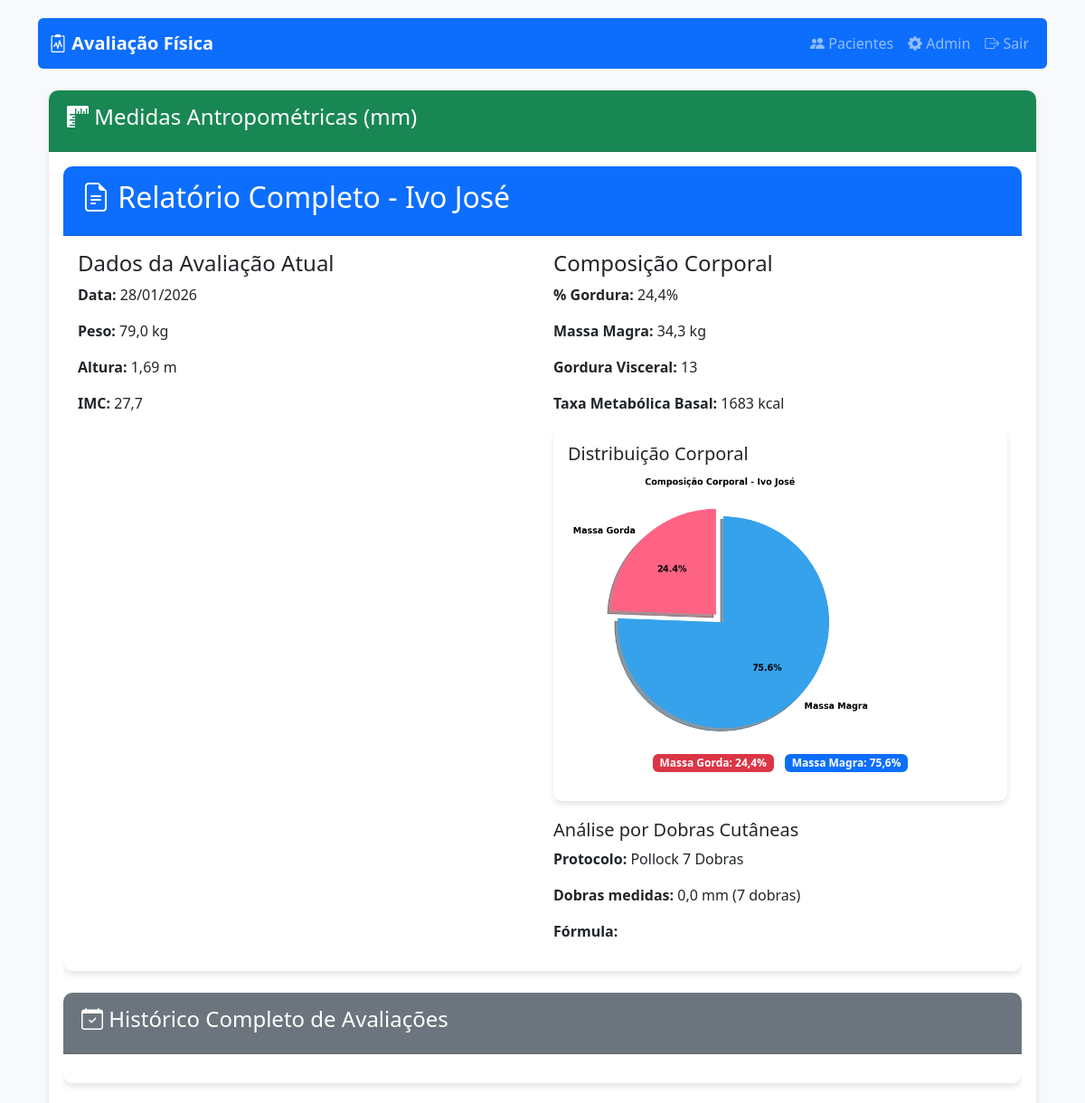
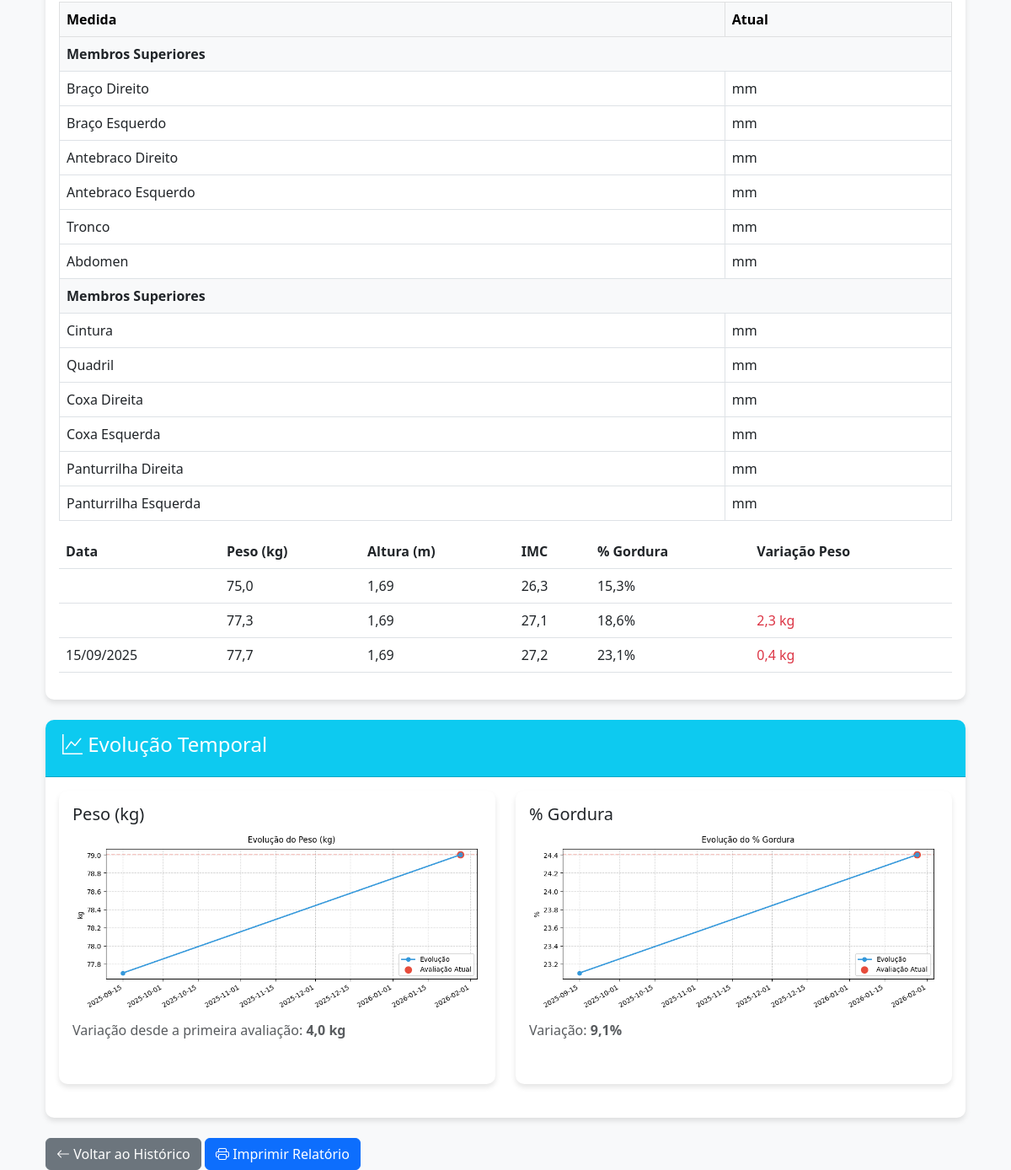
The page /avaliacoes/35/relatorio/ (signed in) on the database its author committed (2 pictures, top to bottom).
### avaliacao/models.py (models this page shows, shortened)
class Paciente(models.Model):
    SEXO_CHOICES = [('M', 'Masculino'), ('F', 'Feminino')]
    nome = models.CharField(max_length=100)
    sexo = models.CharField(max_length=1, choices=SEXO_CHOICES)
    data_nascimento = models.DateField()
    telefone = models.CharField(max_length=15, blank=True)
    email = models.EmailField(blank=True)
    observacoes = models.TextField(blank=True)

class Avaliacao(models.Model):
    PROTOCOLOS = [
        ('POLLOCK_7', 'Pollock 7 Dobras'),
        ('FALKNER_4', 'Falkner 4 Dobras'),
    ]
    protocolo = models.CharField(
        max_length=10,
        choices=PROTOCOLOS,
        default='POLLOCK_7'
    )
    paciente = models.ForeignKey(Paciente, on_delete=models.CASCADE, related_name='avaliacoes')
    data_avaliacao = models.DateField()  # Removido o 'default' (agora será obrigatório preencher)
    altura = models.FloatField(help_text="Altura em metros")
    peso = models.FloatField(help_text="Peso em kg")
    percentual_gordura = models.FloatField(verbose_name="% Gordura")
    massa_magra = models.FloatField()
    gordura_visceral = models.IntegerField()
    tmb = models.IntegerField(verbose_name="Taxa Metabólica Basal")
    idade_metabolica = models.IntegerField()
    observacoes = models.TextField(blank=True)
    torax = models.FloatField('Tórax', null=True, blank=True)
    triceps = models.FloatField('Tríceps', null=True, blank=True)
    abdominal = models.FloatField('Abdominal', null=True, blank=True)
    coxa = models.FloatField('Coxa', null=True, blank=True)
    axilar_media = models.FloatField('Axilar Média', null=True, blank=True)
    subescapular = models.FloatField('Subescapular', null=True, blank=True)
    suprailiaca = models.FloatField('Supra-ilíaca', null=True, blank=True)
    braco_direito = models.FloatField('Braço Direito (mm)', null=True, blank=True)
    braco_esquerdo = models.FloatField('Braço Esquerdo (mm)', null=True, blank=True)
    antebraco_direito = models.FloatField('Antebraço Direito (mm)', null=True, blank=True)
    antebraco_esquerdo = models.FloatField('Antebraço Esquerdo (mm)', null=True, blank=True)
    cintura = models.FloatField('Cintura (mm)', null=True, blank=True)
    quadril = models.FloatField('Quadril (mm)', null=True, blank=True)
    tronco = models.FloatField('Tronco (mm)', null=True, blank=True)
    abdomen = models.FloatField('Abdômen (mm)', null=True, blank=True)
    coxa_direita = models.FloatField('Coxa Direita (mm)', null=True, blank=True)
    coxa_esquerda = models.FloatField('Coxa Esquerda (mm)', null=True, blank=True)
    panturrilha_direita = models.FloatField('Panturrilha Direita (mm)', null=True, blank=True)
    panturrilha_esquerda = models.FloatField('Panturrilha Esquerda (mm)', null=True, blank=True)
    @property
    def soma_7_dobras(self):
        return sum([
            self.torax or 0,
            self.triceps or 0,
            self.abdominal or 0,
            self.coxa or 0,
            self.axilar_media or 0,
            self.subescapular or 0,
            self.suprailiaca or 0
        ])
    class Meta:
        ordering = ['-data_avaliacao']
    @property
    def imc(self):
        return self.peso / (self.altura ** 2)

### avaliacao/views.py (the view)
# urls.py: path('avaliacoes/<int:pk>/relatorio/', views.relatorio_completo, name='relatorio_completo'),
@login_required
def relatorio_completo(request, pk):
    avaliacao_atual = get_object_or_404(Avaliacao, pk=pk)
    paciente = avaliacao_atual.paciente
    todas_avaliacoes = Avaliacao.objects.filter(paciente=paciente).order_by('data_avaliacao')
    if avaliacao_atual not in todas_avaliacoes:
        todas_avaliacoes = list(todas_avaliacoes) + [avaliacao_atual]
        todas_avaliacoes.sort(key=lambda x: x.data_avaliacao)
    graficos = {}
    if todas_avaliacoes.count() > 1:
        graficos['peso'] = gerar_grafico(
            todas_avaliacoes,
            'data_avaliacao',
            'peso',
            'Evolução do Peso (kg)',
            'kg',
            destaque=avaliacao_atual.data_avaliacao
        )
        graficos['gordura'] = gerar_grafico(
            todas_avaliacoes,
            'data_avaliacao',
            'percentual_gordura',
            'Evolução do % Gordura',
            '%',
            destaque=avaliacao_atual.data_avaliacao
        )
        graficos['imc'] = gerar_grafico(
            todas_avaliacoes,
            'data_avaliacao',
            'imc',
            'Evolução do IMC',
            '',
            destaque=avaliacao_atual.data_avaliacao
        )
        graficos['composicao'] = gerar_grafico_pizza(
            massa_gorda=avaliacao_atual.percentual_gordura,
            massa_magra=100 - avaliacao_atual.percentual_gordura,  # Calcula % massa magra
            titulo=f"Composição Corporal - {paciente.nome}"
        )
        medidas_padrao = ['cintura', 'quadril', 'braco_direito']
        graficos['medidas'] = gerar_grafico_medidas(todas_avaliacoes, medidas_padrao)
    return render(request, 'avaliacao/relatorio_completo.html', {
        'avaliacao': avaliacao_atual,
        'paciente': paciente,
        'graficos': graficos,
        'tem_historico': todas_avaliacoes.count() > 1,
        'avaliacoes_anteriores': todas_avaliacoes.exclude(pk=avaliacao_atual.pk),
        'titulo': f'Relatório - {paciente.nome}'
    })

### avaliacao/templates/avaliacao/relatorio_completo.html (shortened to what this page needs)
{% extends 'avaliacao/base.html' %}
{% load custom_filters %}
{% block content %}
<div class="container mt-4">
    <div class="card mb-4">
        <div class="card-header bg-success text-white">
            <h4><i class="bi bi-rulers"></i> Medidas Antropométricas (mm)</h4>
        </div>
        <div class="card-body">
            <div class="table-responsive">
                <table class="table table-bordered">
                    <thead class="table-light">
                        <tr>
                            <th>Medida</th>
                            <th>Atual</th>
                        </tr>
                    </thead>
                    <tbody>
                        <tr class="table-group-divider">
                            <td colspan="{% if ultima_avaliacao %}4{% else %}2{% endif %}" class="fw-bold bg-light">Membros Superiores</td>
                        </tr>
                        <tr>
                            <td>Braço Direito</td>
                            <td>{{ avaliacao.braco_direito|default:"-"|floatformat:1 }} mm</td>
                        </tr>
                        <tr>
                            <td>Braço Esquerdo</td>
                            <td>{{ avaliacao.braco_esquerdo|default:"-"|floatformat:1 }} mm</td>
                        </tr>
                        <tr>
                            <td>Antebraco Direito</td>
                            <td>{{ avaliacao.antebraco_direito|default:"-"|floatformat:1 }} mm</td>
                        </tr>
                        <tr>
                            <td>Antebraco Esquerdo</td>
                            <td>{{ avaliacao.antebraco_esquerdo|default:"-"|floatformat:1 }} mm</td>
                        </tr>
                        <tr>
                            <td>Tronco</td>
                            <td>{{ avaliacao.tronco|default:"-"|floatformat:1 }} mm</td>
                        </tr>
                        <tr>
                            <td>Abdomen</td>
                            <td>{{ avaliacao.abdomen|default:"-"|floatformat:1 }} mm</td>
                        </tr>
                        <tr class="table-group-divider">
                            <td colspan="{% if ultima_avaliacao %}4{% else %}2{% endif %}" class="fw-bold bg-light">Membros Superiores</td>
                        </tr>
                        <tr>
                            <td>Cintura</td>
                            <td>{{ avaliacao.cintura|default:"-"|floatformat:1 }} mm</td>
                        </tr>
                        <tr>
                            <td>Quadril</td>
                            <td>{{ avaliacao.quadril|default:"-"|floatformat:1 }} mm</td>
                        </tr>
                        <tr>
                            <td>Coxa Direita</td>
                            <td>{{ avaliacao.coxa_direita|default:"-"|floatformat:1 }} mm</td>
                        </tr>
                        <tr>
                            <td>Coxa Esquerda</td>
                            <td>{{ avaliacao.coxa_esquerda|default:"-"|floatformat:1 }} mm</td>
                        </tr>
                        <tr>
                            <td>Panturrilha Direita</td>
                            <td>{{ avaliacao.panturrilha_direita|default:"-"|floatformat:1 }} mm</td>
                        </tr>
                        <tr>
                            <td>Panturrilha Esquerda</td>
                            <td>{{ avaliacao.panturrilha_esquerda|default:"-"|floatformat:1 }} mm</td>
                        </tr>
    <div class="card mb-4">
        <div class="card-header bg-primary text-white">
            <h2>
                <i class="bi bi-file-earmark-text"></i>
                Relatório Completo - {{ paciente.nome }}
            </h2>
        </div>
        <div class="card-body">
            <div class="row">
                <div class="col-md-6">
                    <h4>Dados da Avaliação Atual</h4>
                    <p><strong>Data:</strong> {{ avaliacao.data_avaliacao|date:"d/m/Y" }}</p>
                    <p><strong>Peso:</strong> {{ avaliacao.peso }} kg</p>
                    <p><strong>Altura:</strong> {{ avaliacao.altura }} m</p>
                    <p><strong>IMC:</strong> {{ avaliacao.imc|floatformat:1 }}</p>
                </div>
                <div class="col-md-6">
                    <h4>Composição Corporal</h4>
                    <p><strong>% Gordura:</strong> {{ avaliacao.percentual_gordura }}%</p>
                    <p><strong>Massa Magra:</strong> {{ avaliacao.massa_magra }} kg</p>
                    <p><strong>Gordura Visceral:</strong> {{ avaliacao.gordura_visceral }}</p>
                    <p><strong>Taxa Metabólica Basal:</strong> {{ avaliacao.tmb }} kcal</p>
                    {% if graficos.composicao %}
                    <div class="mt-3">
                        <div class="card">
                            <div class="card-body">
                                <h5 class="card-title">Distribuição Corporal</h5>
                                <img
                                    class="img-fluid rounded"
                                    alt="Composição Corporal"
                                    style="max-height: 300px;"
                                >
                                <p class="mt-2 text-muted text-center">
                                    <span class="badge bg-danger">Massa Gorda: {{ avaliacao.percentual_gordura }}%</span>
                                    <span class="badge bg-primary ms-2">Massa Magra: {{ 100|subtract:avaliacao.percentual_gordura }}%</span>
                                </p>
                            </div>
                        </div>
                    </div>
                    {% endif %}
                    <div class="mt-3">
                        <h5>Análise por Dobras Cutâneas</h5>
                        <p><strong>Protocolo:</strong> {{ avaliacao.get_protocolo_display }}</p>
                        <p><strong>Dobras medidas:</strong>
                            {% if avaliacao.protocolo == 'POLLOCK_7' %}
                                {{ avaliacao.soma_7_dobras|floatformat:1 }} mm (7 dobras)
                            {% else %}
                                {{ avaliacao.soma_4_dobras|floatformat:1 }} mm (4 dobras)
                            {% endif %}
                        </p>
                        <p><strong>Fórmula:</strong> {{ avaliacao.formula_usada }}</p>
                    </div>
                </div>
            </div>
        </div>
    </div>
    <div class="card mb-4">
        <div class="card-header bg-secondary text-white">
            <h4><i class="bi bi-calendar-check"></i> Histórico Completo de Avaliações</h4>
        </div>
        <div class="card-body">
            <div class="table-responsive">
                <table class="table table-hover">
                    <thead>
                        <tr>
                            <th>Data</th>
                            <th>Peso (kg)</th>
                            <th>Altura (m)</th>
                            <th>IMC</th>
                            <th>% Gordura</th>
                            <th>Variação Peso</th>
                        </tr>
                    </thead>
                    <tbody>
                        {% for av in avaliacoes_anteriores %}
                        <tr {% if av.id == avaliacao.id %}class="avaliacao-atual"{% endif %}>
                            <td>{{ av.data_avaliacao|date:"d/m/Y" }}</td>
                            <td>{{ av.peso|floatformat:1 }}</td>
                            <td>{{ av.altura|floatformat:2 }}</td>
                            <td>{{ av.imc|floatformat:1 }}</td>
                            <td>{{ av.percentual_gordura|floatformat:1 }}%</td>
                            <td>
                                {% if not forloop.first %}
                                {% with anterior=avaliacoes_anteriores|previous:forloop.counter0 %}
                                <span class="{% if av.peso > anterior.peso %}text-danger{% else %}text-success{% endif %}">
                                    {{ av.peso|subtract:anterior.peso|floatformat:1 }} kg
                                </span>
                                {% endwith %}
                                {% endif %}
                            </td>
                        </tr>
                        {% endfor %}
                    </tbody>
                </table>
            </div>
        </div>
    </div>
    {% if tem_historico %}
    <div class="card mb-4">
        <div class="card-header bg-info text-white">
            <h4><i class="bi bi-graph-up"></i> Evolução Temporal</h4>
        </div>
        <div class="card-body">
            <div class="row">
                <div class="col-md-6 mb-4">
                    <div class="card h-100">
                        <div class="card-body">
                            <h5 class="card-title">Peso (kg)</h5>
                            <img class="img-fluid" alt="Evolução do Peso">
                            <p class="mt-2 text-muted">Variação desde a primeira avaliação: <strong>{{ avaliacao.peso|subtract:avaliacoes_anteriores.first.peso|floatformat:1 }} kg</strong></p>
                        </div>
                    </div>
                </div>
                <div class="col-md-6 mb-4">
                    <div class="card h-100">
                        <div class="card-body">
                            <h5 class="card-title">% Gordura</h5>
                            <img class="img-fluid" alt="Evolução do % Gordura">
                            <p class="mt-2 text-muted">Variação: <strong>{{ avaliacao.percentual_gordura|subtract:avaliacoes_anteriores.first.percentual_gordura|floatformat:1 }}%</strong></p>
                        </div>
                    </div>
                </div>
            </div>
        </div>
    </div>
    {% endif %}
    <div class="mt-4 no-print">
        <a href="{% url 'avaliacao:historico_avaliacoes' paciente.id %}" class="btn btn-secondary">
            <i class="bi bi-arrow-left"></i> Voltar ao Histórico
        </a>
        <button onclick="window.print()" class="btn btn-primary">
            <i class="bi bi-printer"></i> Imprimir Relatório
        </button>
    </div>
</div>
{% endblock %}

### rows shown on the page
Paciente: nome "Ivo José"
Avaliacao: data_avaliacao "28/01/2026", peso "79,0", altura "1,69", imc "27,7", percentual_gordura "24,4", massa_magra "34,3", gordura_visceral "13", tmb "1683", percentual_gordura "75,6", protocolo "Pollock 7 Dobras", soma_7_dobras "0,0", peso|subtract "4,0", percentual_gordura|subtract "9,1"
Avaliacao: peso "75,0", altura "1,69", imc "26,3", percentual_gordura "15,3"
Avaliacao: peso "77,3", altura "1,69", imc "27,1", percentual_gordura "18,6", peso|subtract "2,3"
Avaliacao: data_avaliacao "15/09/2025", peso "77,7", altura "1,69", imc "27,2", percentual_gordura "23,1", peso|subtract "0,4"
